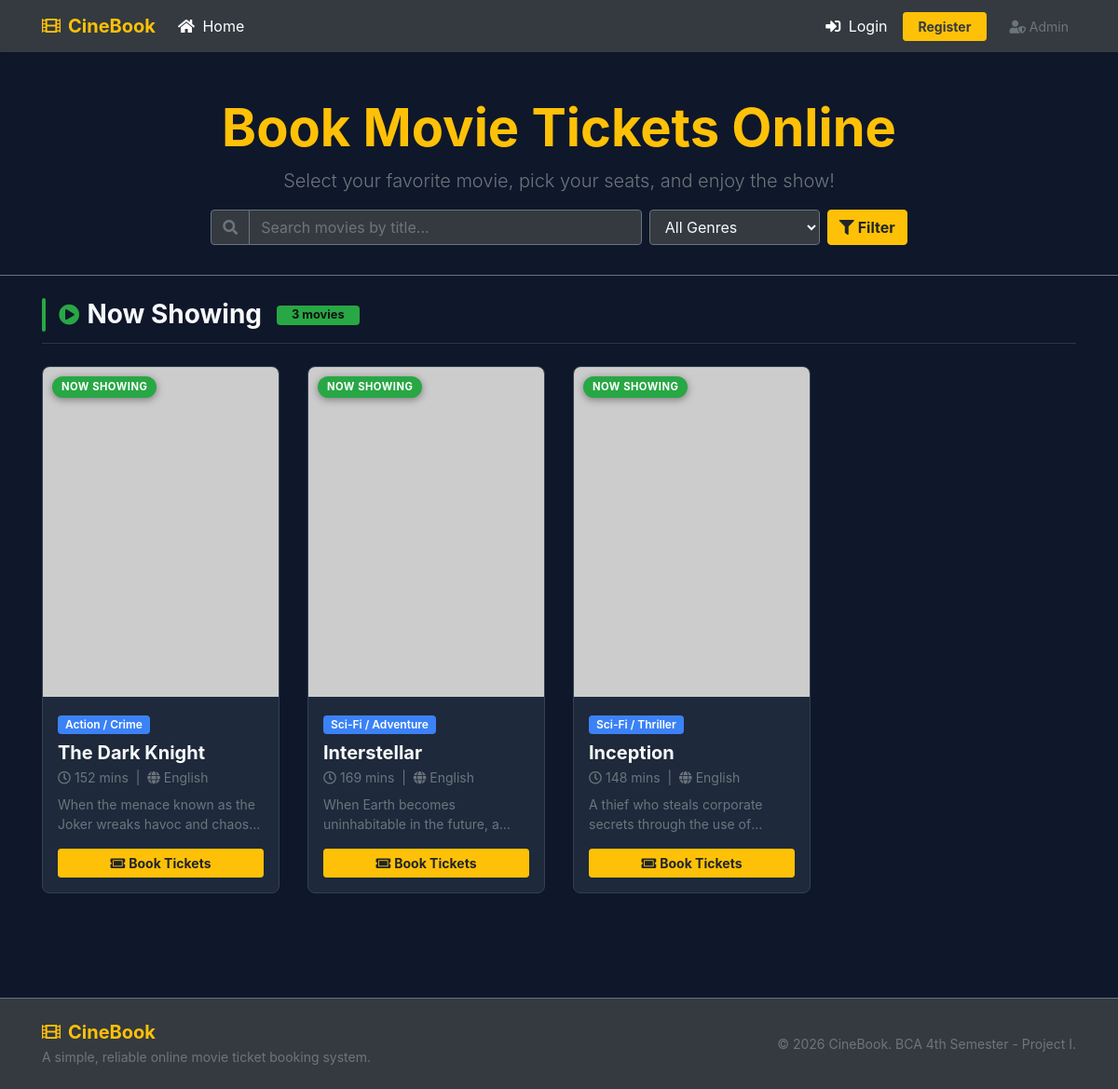
The page / on the database its author committed.
### tables this page shows
CREATE TABLE IF NOT EXISTS `movies` (
    `id` INT AUTO_INCREMENT PRIMARY KEY,
    `title` VARCHAR(150) NOT NULL,
    `genre` VARCHAR(50) NOT NULL,
    `language` VARCHAR(50) NOT NULL,
    `duration` INT NOT NULL COMMENT 'Duration in minutes',
    `release_date` DATE NOT NULL,
    `poster` VARCHAR(255) DEFAULT 'default_poster.jpg',
    `description` TEXT NOT NULL,
    `status` ENUM('now_showing', 'coming_soon', 'ended') DEFAULT 'now_showing',
    `created_at` TIMESTAMP DEFAULT CURRENT_TIMESTAMP
);

### index.php (the view, shortened to what this page needs)
<?php
require_once 'includes/header.php';
$search = trim($_GET['search'] ?? '');
$where  = "WHERE 1=1";
$sql  = "SELECT * FROM movies $where ORDER BY id DESC";
$stmt = mysqli_prepare($conn, $sql);
mysqli_stmt_execute($stmt);
$result = mysqli_stmt_get_result($stmt);
$now_showing  = [];
$coming_soon  = [];
$ended        = [];
while ($movie = mysqli_fetch_assoc($result)) {
    $poster_path = 'uploads/posters/' . $movie['poster'];
    $movie['poster_url'] = (!empty($movie['poster']) && file_exists($poster_path))
        ? $poster_path
        : "https://placehold.co/400x560/1e293b/f8fafc?text=" . urlencode($movie['title']);
    if ($movie['status'] === 'now_showing')  $now_showing[] = $movie;
    elseif ($movie['status'] === 'coming_soon') $coming_soon[] = $movie;
    else                                         $ended[]       = $movie;
}
function renderMovieCard($movie, $status_label = '') { ?>
    <div class="col-6 col-md-4 col-lg-3 mb-4">
        <div class="movie-card h-100 d-flex flex-column">
            <div class="movie-poster-wrapper">
                <img src="<?php echo htmlspecialchars($movie['poster_url']); ?>"
                     alt="<?php echo htmlspecialchars($movie['title']); ?>">
                <?php if ($status_label): ?>
                    <div class="poster-status-badge <?php echo $status_label['class']; ?>">
                        <?php echo $status_label['text']; ?>
                    </div>
                <?php endif; ?>
            </div>
            <div class="p-3 d-flex flex-column flex-grow-1">
                <div class="mb-1">
                    <span class="badge badge-genre px-2 py-1">
                        <?php echo htmlspecialchars($movie['genre']); ?>
                    </span>
                </div>
                <h5 class="font-weight-bold text-light mt-1 mb-1 text-truncate"
                    title="<?php echo htmlspecialchars($movie['title']); ?>">
                    <?php echo htmlspecialchars($movie['title']); ?>
                </h5>
                <p class="text-muted small mb-2">
                    <i class="far fa-clock mr-1"></i><?php echo (int)$movie['duration']; ?> mins
                    &nbsp;|&nbsp;
                    <i class="fas fa-globe mr-1"></i><?php echo htmlspecialchars($movie['language']); ?>
                </p>
                <p class="text-secondary small mb-3 flex-grow-1"
                   style="display:-webkit-box;-webkit-line-clamp:2;-webkit-box-orient:vertical;overflow:hidden;">
                    <?php echo htmlspecialchars($movie['description']); ?>
                </p>
                <?php if ($movie['status'] === 'ended'): ?>
                    <button class="btn btn-secondary btn-block btn-sm" disabled>
                        <i class="fas fa-times-circle mr-1"></i>Show Ended
                    </button>
                <?php else: ?>
                    <a href="movie-details.php?id=<?php echo $movie['id']; ?>"
                       class="btn btn-warning btn-block btn-sm font-weight-bold">
                        <i class="fas fa-ticket-alt mr-1"></i>Book Tickets
                    </a>
                <?php endif; ?>
            </div>
        </div>
    </div>
<?php }
function renderSection($title, $icon, $badge_class, $badge_text, $accent_color, $movies) {
    if (empty($movies)) return;
    $status_label = ['class' => $badge_class, 'text' => $badge_text];
    ?>
    <div class="movie-section mb-5">
        <div class="section-header d-flex align-items-center mb-4">
            <div class="section-accent" style="background:<?php echo $accent_color; ?>;"></div>
            <div class="d-flex align-items-center flex-grow-1">
                <i class="<?php echo $icon; ?> mr-2" style="color:<?php echo $accent_color; ?>;font-size:1.4rem;"></i>
                <h3 class="font-weight-bold text-light mb-0"><?php echo $title; ?></h3>
                <span class="ml-3 badge px-3 py-1" style="background:<?php echo $accent_color; ?>;color:#111;font-size:0.8rem;">
                    <?php echo count($movies); ?> movie<?php echo count($movies) !== 1 ? 's' : ''; ?>
                </span>
            </div>
        </div>
        <div class="row">
            <?php foreach ($movies as $movie): renderMovieCard($movie, $status_label); endforeach; ?>
        </div>
    </div>
    <?php
}
?>
<section class="jumbotron jumbotron-fluid bg-transparent text-light border-bottom border-secondary mb-4 py-4">
    <div class="container text-center">
        <h1 class="display-4 font-weight-bold text-warning">Book Movie Tickets Online</h1>
        <p class="lead text-muted">Select your favorite movie, pick your seats, and enjoy the show!</p>
        <form action="index.php" method="GET" class="form-inline justify-content-center mt-3">
            <div class="input-group mb-2 mr-sm-2 col-md-5 px-0">
                <div class="input-group-prepend">
                    <span class="input-group-text bg-dark border-secondary text-muted">
                        <i class="fas fa-search"></i>
                    </span>
                </div>
                <input type="text" name="search" class="form-control bg-dark border-secondary text-light"
                       placeholder="Search movies by title..."
                       value="<?php echo htmlspecialchars($search); ?>">
            </div>
            <select name="genre" class="form-control bg-dark border-secondary text-light mb-2 mr-sm-2">
                <option value="">All Genres</option>
            </select>
            <button type="submit" class="btn btn-warning mb-2 font-weight-bold">
                <i class="fas fa-filter mr-1"></i>Filter
            </button>
        </form>
    </div>
</section>
<div class="container mb-5">
    <?php
    $total = count($now_showing) + count($coming_soon) + count($ended);
    if ($total === 0):
    ?>
        <div class="text-center py-5">
            <i class="fas fa-film fa-3x text-muted mb-3"></i>
            <h4 class="text-light">No movies found</h4>
            <p class="text-muted">Try changing your search keywords or genre filter.</p>
            <a href="index.php" class="btn btn-warning">View All Movies</a>
        </div>
    <?php else: ?>
        <?php renderSection(
            'Now Showing',
            'fas fa-play-circle',
            'badge-now-showing',
            'Now Showing',
            '#28a745',
            $now_showing
        ); ?>
    <?php endif; ?>
</div>
<?php require_once 'includes/footer.php'; ?>

### includes/header.php (shortened to what this page needs)
<!DOCTYPE html>
<html lang="en">
<head>
    <link rel="stylesheet" href="https://cdn.jsdelivr.net/npm/bootstrap@4.6.2/dist/css/bootstrap.min.css">
    <link rel="stylesheet" href="https://cdnjs.cloudflare.com/ajax/libs/font-awesome/5.15.4/css/all.min.css">
    <link rel="stylesheet" href="css/style.css">
</head>
<body>
    <nav class="navbar navbar-expand-lg navbar-dark bg-dark sticky-top shadow-sm">
        <div class="container">
            <a class="navbar-brand font-weight-bold text-warning" href="index.php">
                <i class="fas fa-film mr-2"></i>CineBook
            </a>
            <div class="collapse navbar-collapse" id="navMenu">
                <ul class="navbar-nav mr-auto">
                    <li class="nav-item">
                        <a class="nav-link text-white" href="index.php">
                            <i class="fas fa-home mr-1"></i> Home
                        </a>
                    </li>
                </ul>
                <ul class="navbar-nav ml-auto align-items-center">
                    <?php if (isset($_SESSION['user_id'])): ?>
                        <li class="nav-item">
                            <a class="nav-link text-light" href="my-bookings.php">
                                <i class="fas fa-ticket-alt mr-1"></i> My Bookings
                            </a>
                        </li>
                        <li class="nav-item dropdown">
                            <a class="nav-link dropdown-toggle text-warning" href="#" id="userDrop" data-toggle="dropdown">
                                <i class="fas fa-user-circle mr-1"></i>
                                <?php echo htmlspecialchars($_SESSION['user_name']); ?>
                            </a>
                            <div class="dropdown-menu dropdown-menu-right">
                                <a class="dropdown-item" href="my-bookings.php">My Bookings</a>
                                <div class="dropdown-divider"></div>
                                <a class="dropdown-item text-danger" href="logout.php">
                                    <i class="fas fa-sign-out-alt mr-1"></i> Logout
                                </a>
                            </div>
                        </li>
                    <?php else: ?>
                        <li class="nav-item">
                            <a class="nav-link text-white" href="login.php">
                                <i class="fas fa-sign-in-alt mr-1"></i> Login
                            </a>
                        </li>
                        <li class="nav-item">
                            <a class="btn btn-warning btn-sm text-dark font-weight-bold ml-2 px-3" href="register.php">
                                Register
                            </a>
                        </li>
                    <?php endif; ?>
                    <li class="nav-item ml-lg-3 mt-2 mt-lg-0">
                        <a class="nav-link text-muted small" href="admin/login.php" title="Staff Portal">
                            <i class="fas fa-user-shield"></i> Admin
                        </a>
                    </li>
                </ul>
            </div>
        </div>
    </nav>
    <main class="py-4">

### includes/footer.php (shortened to what this page needs)
    </main>
    <footer class="bg-dark text-light py-4 mt-auto border-top border-secondary">
        <div class="container text-center">
            <div class="row">
                <div class="col-md-6 text-md-left mb-2 mb-md-0">
                    <h5 class="text-warning font-weight-bold mb-1">
                        <i class="fas fa-film mr-2"></i>CineBook
                    </h5>
                    <p class="text-muted small mb-0">
                        A simple, reliable online movie ticket booking system.
                    </p>
                </div>
                <div class="col-md-6 text-md-right text-muted small align-self-center">
                    <p class="mb-0">&copy; <?php echo date('Y'); ?> CineBook. BCA 4th Semester - Project I.</p>
                </div>
            </div>
        </div>
    </footer>
</body>
</html>

### css/style.css (style rules this page uses)
html, body { height: 100%; }
body { display: flex; flex-direction: column; min-height: 100vh; background-color: #0f172a; color: #e2e8f0; font-family: -apple-system, BlinkMacSystemFont, "Segoe UI", Roboto, "Helvetica Neue", Arial, sans-serif; }
main { flex: 1 0 auto; }
.movie-card { background-color: #1e293b; border: 1px solid #334155; border-radius: 8px; overflow: hidden; transition: transform 0.2s ease, box-shadow 0.2s ease; }
.movie-poster-wrapper { position: relative; width: 100%; padding-top: 140%; background-color: #0b1120; overflow: hidden; }
.movie-poster-wrapper img { position: absolute; top: 0; left: 0; width: 100%; height: 100%; object-fit: cover; }
.badge-genre { background-color: #3b82f6; color: #ffffff; font-size: 0.75rem; font-weight: 600; }

### index.php (style rules this page uses)
.section-header { border-bottom: 1px solid #2d3748; padding-bottom: 0.75rem; margin-bottom: 1.5rem; }
.section-accent { width: 4px; height: 36px; border-radius: 4px; margin-right: 14px; flex-shrink: 0; }
.poster-status-badge { position: absolute; top: 10px; left: 10px; padding: 3px 10px; border-radius: 20px; font-size: 0.7rem; font-weight: 700; letter-spacing: 0.5px; text-transform: uppercase; box-shadow: 0 2px 8px rgba(0,0,0,0.4); }
.badge-now-showing { background: #28a745; color: #fff; }
.movie-section { border-bottom: 1px solid #1a202c; padding-bottom: 1rem; }
.movie-section:last-child { border-bottom: none; }

### rows shown on the page
movies: genre "Action / Crime", title "The Dark Knight", duration "152", language "English", description "When the menace known as the Joker wreaks havoc and…"
movies: genre "Sci-Fi / Adventure", title "Interstellar", duration "169", language "English", description "When Earth becomes uninhabitable in the future,…"
movies: genre "Sci-Fi / Thriller", title "Inception", duration "148", language "English", description "A thief who steals corporate secrets through the use…"

### other values the page prints
$title "Now Showing"
count($movies) "3"
